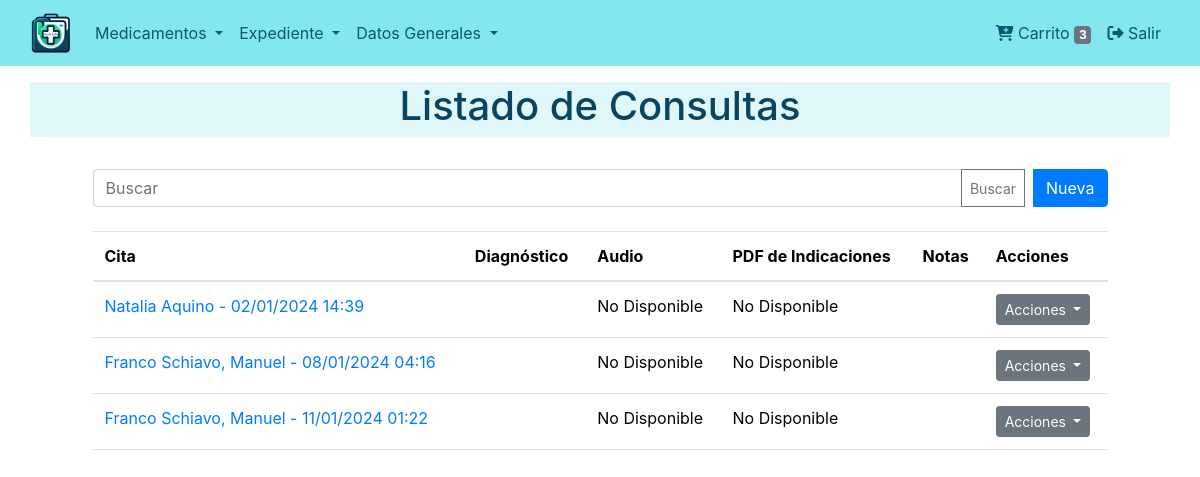
The app's page /consultas/consultas/lista/ (signed in) with its own data.
### consultations/models.py (models this page shows, shortened)
class Consultation(models.Model):
    cita = models.OneToOneField(Appointment, on_delete=models.CASCADE, verbose_name=_("Cita"), related_name="consulta")
    audio = models.FileField(upload_to='consultations/audios/', null=True, blank=True, verbose_name=_("Audio de la Consulta"))
    diagnostico = models.CharField(max_length=255, blank=True, verbose_name=_("Diagnóstico"))
    pdf_indicaciones = models.FileField(upload_to='consultations/prescriptions/', null=True, blank=True, verbose_name=_("PDF de Indicaciones"))
    notas = models.TextField(blank=True, verbose_name=_("Notas de la Consulta"))
    class Meta:
        verbose_name = _("Consulta")
        verbose_name_plural = _("Consultas")

class Appointment(models.Model):
    TYPE_CHOICES = (
        ('consulta', 'Consulta Médica'),
        ('analisis', 'Análisis Médico'),
    )
    tipo = models.CharField(max_length=10, choices=TYPE_CHOICES, default='consulta', verbose_name=_("Tipo de Cita"))
    doctor = models.ForeignKey(Doctor, on_delete=models.CASCADE, verbose_name=_("Médico"))
    fecha_hora = models.DateTimeField(verbose_name=_("Fecha y Hora"))
    motivo = models.TextField(blank=True, verbose_name=_("Motivo"))
    costo = models.DecimalField(max_digits=10, decimal_places=0, default=0, verbose_name=_("Costo de la Consulta"))
    acompanante = models.CharField(max_length=255, blank=True, null=True, verbose_name=_("Acompañante"))
    pendiente = models.BooleanField(default=True, verbose_name=_("Pendiente"))
    cita_posterior = models.PositiveIntegerField(default=0, verbose_name=_("Días para la siguiente cita"))
    nota = models.TextField(blank=True, verbose_name=_("Notas"))
    class Meta:
        verbose_name = _("Cita")
        verbose_name_plural = _("Citas")
    def __str__(self):
        return f"{self.doctor.nombre} - {self.fecha_hora.strftime('%d/%m/%Y %H:%M')}"

class Doctor(models.Model):
    nombre = models.CharField(max_length=255, verbose_name=_("Nombre del Médico"))
    especialidad = models.ForeignKey(Specialty, on_delete=models.SET_NULL, null=True, blank=True, verbose_name=_("Especialidad"))
    telefono_personal = models.CharField(max_length=20, blank=True, null=True, verbose_name=_("Celular"))
    ubicacion = models.CharField(max_length=255, blank=True, null=True, verbose_name=_("Consultorio"))
    telefono_reserva = models.CharField(max_length=20, blank=True, null=True, verbose_name=_("Teléfono"))
    notas = models.TextField(blank=True, verbose_name=_("Notas"))
    imagen = models.ImageField(upload_to='doctores/', blank=True, null=True, verbose_name=_("Imagen"))
    class Meta:
        verbose_name = ("Doctor")
        verbose_name_plural = ("Doctores")

### consultations/views.py (the view)
# urls.py: path('consultas/lista/', views.ConsultationListView.as_view(), name='consultation_list'),
class ConsultationListView(ListView):
    model = Consultation
    template_name = 'consultation/list.html'
    context_object_name = 'consultations'
    def get_queryset(self):
        queryset = super().get_queryset()
        self.filterset = ConsultationFilter(self.request.GET, queryset=queryset)
        return self.filterset.qs
    def get_context_data(self, **kwargs):
        context = super().get_context_data(**kwargs)
        context['filterset'] = self.filterset
        return context

### dispensers/context_processors.py (called while the page is built)
def cart_processor(request):
    dispenser = get_or_create_dispenser(request)
    return {'cart_item_count': dispenser.products.count() if dispenser else 0}

### dispensers/utils.py (called while the page is built, shortened)
def get_or_create_dispenser(request):
    user = request.user if request.user.is_authenticated else None
    if user:
        dispenser = Dispenser.objects.filter(user=user).first()
        if dispenser:
            request.session['dispenser_id'] = dispenser.dispenser_id
            return dispenser

### consultations/templates/consultation/list.html (shortened to what this page needs)
{% extends 'base.html' %}
{% block content %}
{% include "snippets/title.html" with title='Listado de Consultas' %}
<div class="container">
    <div class="row justify-content-center">
        <div class="col-md-11">
            {% include "consultation/snippets/filter.html" %}
            <table class="table mt-4">
                <thead>
                    <tr>
                        <th>Cita</th>
                        <th>Diagnóstico</th>
                        <th>Audio</th>
                        <th>PDF de Indicaciones</th>
                        <th>Notas</th>
                        <th>Acciones</th>
                    </tr>
                </thead>
                <tbody>
                    {% for consultation in consultations %}
                    <tr>
                        <td>
                            <a href="{% url 'consultations:appointment_detail' consultation.cita.pk %}">
                                {{ consultation.cita }}
                            </a>
                        </td>
                        <td>{{ consultation.diagnostico }}</td>
                        <td>
                            {% if consultation.audio %}
                                <a href="{{ consultation.audio.url }}">Descargar Audio</a>
                            {% else %}
                                No Disponible
                            {% endif %}
                        </td>
                        <td>
                            {% if consultation.pdf_indicaciones %}
                                <a href="{{ consultation.pdf_indicaciones.url }}">Descargar PDF</a>
                            {% else %}
                                No Disponible
                            {% endif %}
                        </td>
                        <td>{{ consultation.notas }}</td>
                        <td>
                            <div class="dropdown">
                                <button class="btn btn-secondary btn-sm dropdown-toggle" type="button" id="dropdownMenuButton{{ forloop.counter }}" data-bs-toggle="dropdown" aria-expanded="false">
                                    Acciones
                                </button>
                            </div>
                        </td>
                    </tr>
                    {% empty %}
                    <tr>
                        <td colspan="6">No hay consultas disponibles.</td>
                    </tr>
                    {% endfor %}
                </tbody>
            </table>
        </div>
    </div>
</div>
{% endblock %}

### records on screen
Consultation: cita "Natalia Aquino - 02/01/2024 14:39", audio "No Disponible", pdf_indicaciones "No Disponible"
Consultation: cita "Franco Schiavo, Manuel - 08/01/2024 04:16", audio "No Disponible", pdf_indicaciones "No Disponible"
Consultation: cita "Franco Schiavo, Manuel - 11/01/2024 01:22", audio "No Disponible", pdf_indicaciones "No Disponible"

### other values on screen
{{ cart_item_count }} "3"
{{ title }} "Listado de Consultas"
